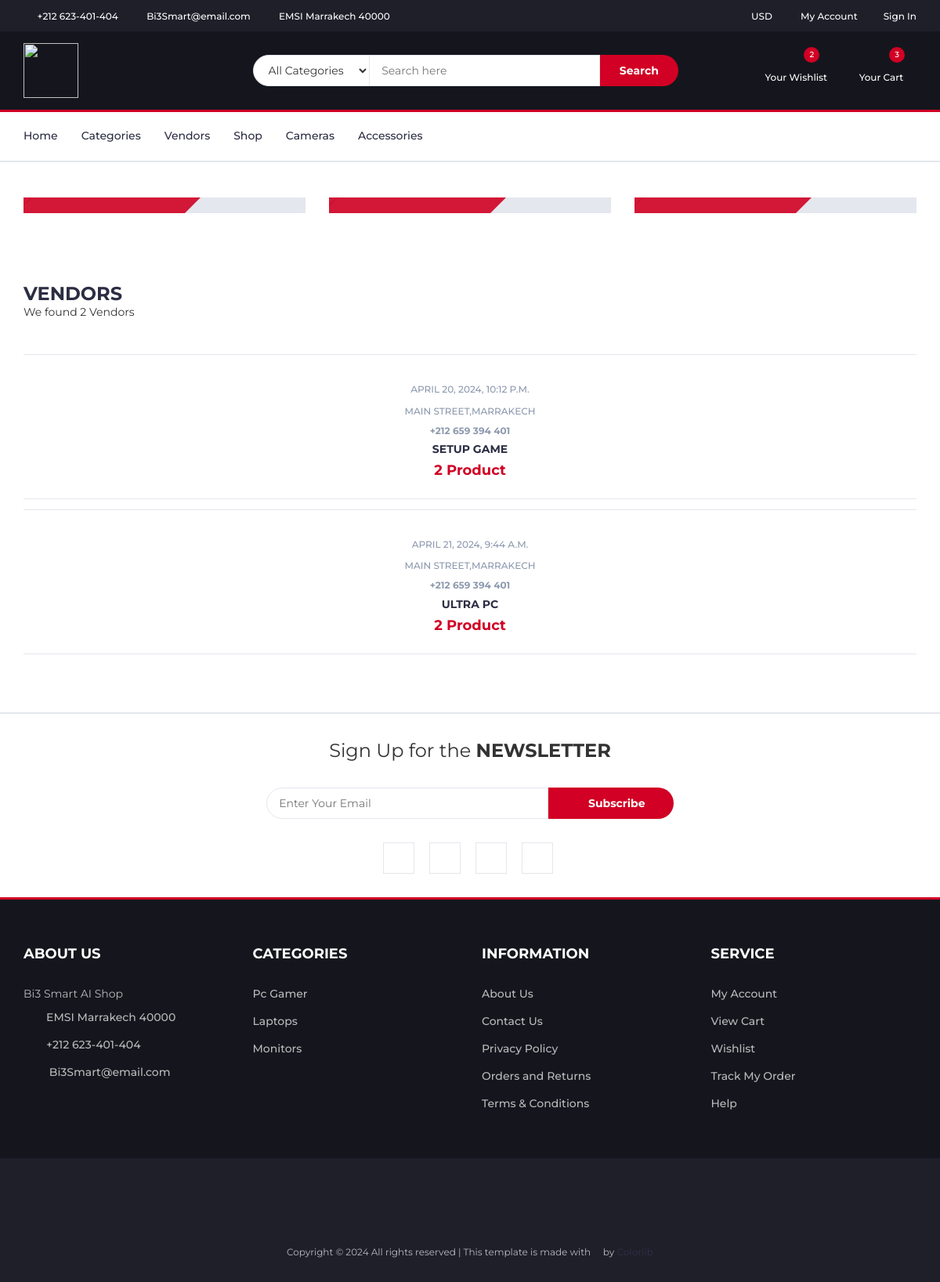
The app's page /vendors/ with its own data.
### core/models.py (models this page shows, shortened)
class Vendor(models.Model):
    v_id= ShortUUIDField(unique=True, length=10, max_length=20,prefix="ven",alphabet="abcdefghijklmnop123456789")
    title = models.CharField(max_length=100, default="Title Vendor")
    image = models.ImageField(upload_to=user_directory_path , default="vendor.jpg")
    cover_image = models.ImageField(upload_to=user_directory_path , default="vendor.jpg")
    description = models.TextField(null=True, blank=True , default="This is the vendor")
    address = models.CharField(max_length=100, default="Main Street,Marrakech")
    contact = models.CharField(max_length=100, default="+212 659 394 401")
    chat_resp_time = models.CharField(max_length=100, default="100")
    shipping_on_time = models.CharField(max_length=100, default="100")
    authentic_rating = models.CharField(max_length=100, default="100")
    days_return = models.CharField(max_length=100, default="100")
    warranty_period = models.CharField(max_length=100, default="100")
    user = models.ForeignKey(User, on_delete=models.SET_NULL, null=True)
    date = models.DateTimeField(auto_now_add=True,null=True , blank=True)
    class Meta:
        verbose_name_plural = "Vendors"

class Category(models.Model):
    C_id= ShortUUIDField(unique=True, length=10, max_length=20,prefix="cat",alphabet="abcdefghijklmnop123456789")
    title = models.CharField(max_length=100,default="Title Category")
    image = models.ImageField(upload_to="category", default="category.jpg")
    class Meta:
        verbose_name_plural = "Categories"

### core/views.py (the view)
# urls.py: path("vendors/", vendor_list_view,name="vendors-list"),
def vendor_list_view(request):
    vendors = Vendor.objects.all()
    context = {
        "vendors": vendors,
    }
    return render(request,"core/vendor-list.html",context)

### core/context_processors.py (called while the page is built)
def default(request):
    categories = Category.objects.all()
    return {
        'categories' : categories,
    }

### templates/core/vendor-list.html (shortened to what this page needs)
{% extends 'partials/base.html'%}
{% load static %}
{% block content %}
  <div class="section">
    <div class="container">
      <div class="row">
        <div class="col-md-4 col-xs-6">
          <div class="shop">
            <div class="shop-img">
            </div>
            <div class="shop-body">
            </div>
          </div>
        </div>
        <div class="col-md-4 col-xs-6">
          <div class="shop">
            <div class="shop-img">
            </div>
            <div class="shop-body">
            </div>
          </div>
        </div>
        <div class="col-md-4 col-xs-6">
          <div class="shop">
            <div class="shop-img">
            </div>
            <div class="shop-body">
            </div>
          </div>
        </div>
      </div>
    </div>
  </div>
  <div class="section">
    <div class="container">
      <div class="row">
        <div class="col-md-12">
          <div class="section-title">
            <h3 class="title">Vendors</h3>
            <p class="product-price">
                We found {{vendors.count}} Vendor{{vendors.count|pluralize:"s"}}
            </p>
            </div>
          </div>
        </div>
        <div class="col-md-12">
          <div class="row">
            <div class="products-tabs">
              <div id="tab1" class="tab-pane active">
                <div class="products-slick" data-nav="#slick-nav-1">
                  {% for vendor in vendors%}
                        <div class="product">
                          <a href="{% url 'core:vendor-list' vendor.v_id%}">
                            <div class="product-img">
                            </div>
                            <div class="product-body">
                              <p class="product-category">{{vendor.date}}</p>
                              <p class="product-category">{{vendor.address}}</p>
                              <h4 class="product-category">{{vendor.contact}}</h4>
                              <h3 class="product-name">
                                {{vendor.title}}
                              </h3>
                              <h4 class="product-price">
                                {{vendor.vendor.all.count}} Product{{category.category.count|pluralize:"s"}}
                              </h4>
                            </div>
                          </a>
                        </div>
                  {% endfor%}
                </div>
              </div>
            </div>
          </div>
        </div>
      </div>
    </div>
{% endblock content %}

### templates/partials/base.html (shortened to what this page needs)
{% load static %}
<!DOCTYPE html>
<html lang="en">
  <head>
    <link type="text/css" rel="stylesheet" href="{% static "assets/css/bootstrap.min.css" %}" />
    <link type="text/css" rel="stylesheet" href="{% static "assets/css/slick.css" %}" />
    <link type="text/css" rel="stylesheet" href="{% static "assets/css/slick-theme.css" %}" />
    <link type="text/css" rel="stylesheet" href="{% static "assets/css/nouislider.min.css" %}" />
    <link rel="stylesheet" href="{% static "assets/css/font-awesome.min.css" %}" />
    <link type="text/css" rel="stylesheet" href="{% static "assets/css/style.css" %}" />
  </head>
  <body>
    <header>
      <div id="top-header">
        <div class="container">
          <ul class="header-links pull-left">
            <li>
              <a href="#"><i class="fa fa-phone"></i> +212 623-401-404</a>
            </li>
            <li>
              <a href="#"><i class="fa fa-envelope-o"></i> Bi3Smart@email.com</a>
            </li>
            <li>
              <a href="#"
                ><i class="fa fa-map-marker"></i> EMSI Marrakech 40000</a
              >
            </li>
          </ul>
          <ul class="header-links pull-right">
            <li>
              <a href="#"><i class="fa fa-dollar"></i> USD</a>
            </li>
            <li>
              <a href="#"><i class="fa fa-user-o"></i> My Account</a>
            </li>
            {% if request.user.is_authenticated %}
            <li>
              <a href="{% url 'userauths:sign-out'%}"><i class="fa fa-sign-out"></i>Sign Out</a>
            </li>
            {%else%}
            <li>
              <a href="{% url 'userauths:sign-in'%}"><i class="fa fa-sign-in"></i>Sign In</a>
            </li>
            {%endif%}
          </ul>
        </div>
      </div>
      <div id="header">
        <div class="container">
          <div class="row">
            <div class="col-md-3">
              <div class="header-logo">
                <a href="{% url 'core:index' %}" class="logo">
                  <img src="{% static "assets/img/logo.svg" %}" alt="" width="70" height="70" />
                </a>
              </div>
            </div>
            <div class="col-md-6">
              <div class="header-search">
                <form>
                  <select class="input-select">
                    <option value="0">All Categories</option>
                  </select>
                  <input class="input" placeholder="Search here" />
                  <button class="search-btn">Search</button>
                </form>
              </div>
            </div>
            <div class="col-md-3 clearfix">
              <div class="header-ctn">
                <div>
                  <a href="#">
                    <i class="fa fa-heart-o"></i>
                    <span>Your Wishlist</span>
                    <div class="qty">2</div>
                  </a>
                </div>
                <div class="dropdown">
                  <a
                    class="dropdown-toggle"
                    data-toggle="dropdown"
                    aria-expanded="true"
                  >
                    <i class="fa fa-shopping-cart"></i>
                    <span>Your Cart</span>
                    <div class="qty">3</div>
                  </a>
                </div>
              </div>
            </div>
          </div>
        </div>
      </div>
    </header>
  <nav id="navigation">
    <div class="container">
      <div id="responsive-nav">
        <ul class="main-nav nav navbar-nav">
          <li><a href="{% url 'core:index' %}">Home</a></li>
          <li><a href="{% url 'core:category_list' %}">Categories</a></li>
          <li><a href="{% url 'core:vendors-list' %}">Vendors</a></li>
          <li><a href="{% url 'core:product_list' %}">Shop</a></li>
          <li><a href="#">Cameras</a></li>
          <li><a href="#">Accessories</a></li>
        </ul>
      </div>
    </div>
  </nav>
{% block content %}
{% endblock content %}
 <div id="newsletter" class="section">
  <div class="container">
    <div class="row">
      <div class="col-md-12">
        <div class="newsletter">
          <p>Sign Up for the <strong>NEWSLETTER</strong></p>
          <form>
            <input
              class="input"
              type="email"
              placeholder="Enter Your Email"
            />
            <button class="newsletter-btn">
              <i class="fa fa-envelope"></i> Subscribe
            </button>
          </form>
          <ul class="newsletter-follow">
            <ul class="list-inline">
              <li>
                  <a href="#"><i class="fa fa-facebook" style="color: #3b5998;"></i></a>
              </li>
              <li>
                  <a href="#"><i class="fa fa-twitter" style="color: #55acee;"></i></a>
              </li>
              <li>
                  <a href="#"><i class="fa fa-instagram" style="color: #ac2bac;"></i></a>
              </li>
              <li>
                  <a href="#"><i class="fa fa-whatsapp" style="color: #25d366;"></i></a>
              </li>
          </ul>
          </ul>
        </div>
      </div>
    </div>
  </div>
</div>
<footer id="footer">
    <div class="section">
      <div class="container">
        <div class="row">
          <div class="col-md-3 col-xs-6">
            <div class="footer">
              <h3 class="footer-title">About Us</h3>
              <p>
                Bi3 Smart AI Shop
              </p>
              <ul class="footer-links">
                <li>
                  <a href="#"
                    ><i class="fa fa-map-marker"></i>EMSI Marrakech 40000</a
                  >
                </li>
                <li>
                  <a href="#"><i class="fa fa-phone"></i>+212 623-401-404</a>
                </li>
                <li>
                  <a href="#"
                    ><i class="fa fa-envelope-o"></i> Bi3Smart@email.com</a
                  >
                </li>
              </ul>
            </div>
          </div>
          <div class="col-md-3 col-xs-6">
            <div class="footer">
              <h3 class="footer-title">Categories</h3>
              <ul class="footer-links">
                {% for category in categories%}
                  <li><a data-toggle="tab" href="{% url 'core:category_product_list' category.C_id %}">{{category.title}}</a></li>
                {%endfor%}
              </ul>
            </div>
          </div>
          <div class="col-md-3 col-xs-6">
            <div class="footer">
              <h3 class="footer-title">Information</h3>
              <ul class="footer-links">
                <li><a href="#">About Us</a></li>
                <li><a href="#">Contact Us</a></li>
                <li><a href="#">Privacy Policy</a></li>
                <li><a href="#">Orders and Returns</a></li>
                <li><a href="#">Terms & Conditions</a></li>
              </ul>
            </div>
          </div>
          <div class="col-md-3 col-xs-6">
            <div class="footer">
              <h3 class="footer-title">Service</h3>
              <ul class="footer-links">
                <li><a href="#">My Account</a></li>
                <li><a href="#">View Cart</a></li>
                <li><a href="#">Wishlist</a></li>
                <li><a href="#">Track My Order</a></li>
                <li><a href="#">Help</a></li>
              </ul>
            </div>
          </div>
        </div>
      </div>
    </div>
    <div id="bottom-footer" class="section">
      <div class="container">
        <div class="row">
          <div class="col-md-12 text-center">
            <ul class="footer-payments">
              <li>
                <a href="#"><i class="fa fa-cc-visa"></i></a>
              </li>
              <li>
                <a href="#"><i class="fa fa-credit-card"></i></a>
              </li>
              <li>
                <a href="#"><i class="fa fa-cc-paypal"></i></a>
              </li>
              <li>
                <a href="#"><i class="fa fa-cc-mastercard"></i></a>
              </li>
              <li>
                <a href="#"><i class="fa fa-cc-discover"></i></a>
              </li>
              <li>
                <a href="#"><i class="fa fa-cc-amex"></i></a>
              </li>
            </ul>
            <span class="copyright">
              Copyright &copy;
              All rights reserved | This template is made with
              <i class="fa fa-heart-o" aria-hidden="true"></i> by
              <a href="https://colorlib.com" target="_blank">Colorlib</a>
            </span>
          </div>
        </div>
      </div>
    </div>
  </footer>
</body>
</html>

### records on screen
Vendor: date "APRIL 20, 2024, 10:12 P.M.", address "MAIN STREET,MARRAKECH", contact "+212 659 394 401", title "SETUP GAME", vendor.all.count "2"
Vendor: date "APRIL 21, 2024, 9:44 A.M.", address "MAIN STREET,MARRAKECH", contact "+212 659 394 401", title "ULTRA PC", vendor.all.count "2"
Category: title "Pc Gamer"
Category: title "Laptops"
Category: title "Monitors"

### other values on screen
{{ vendors.count }} "2"
